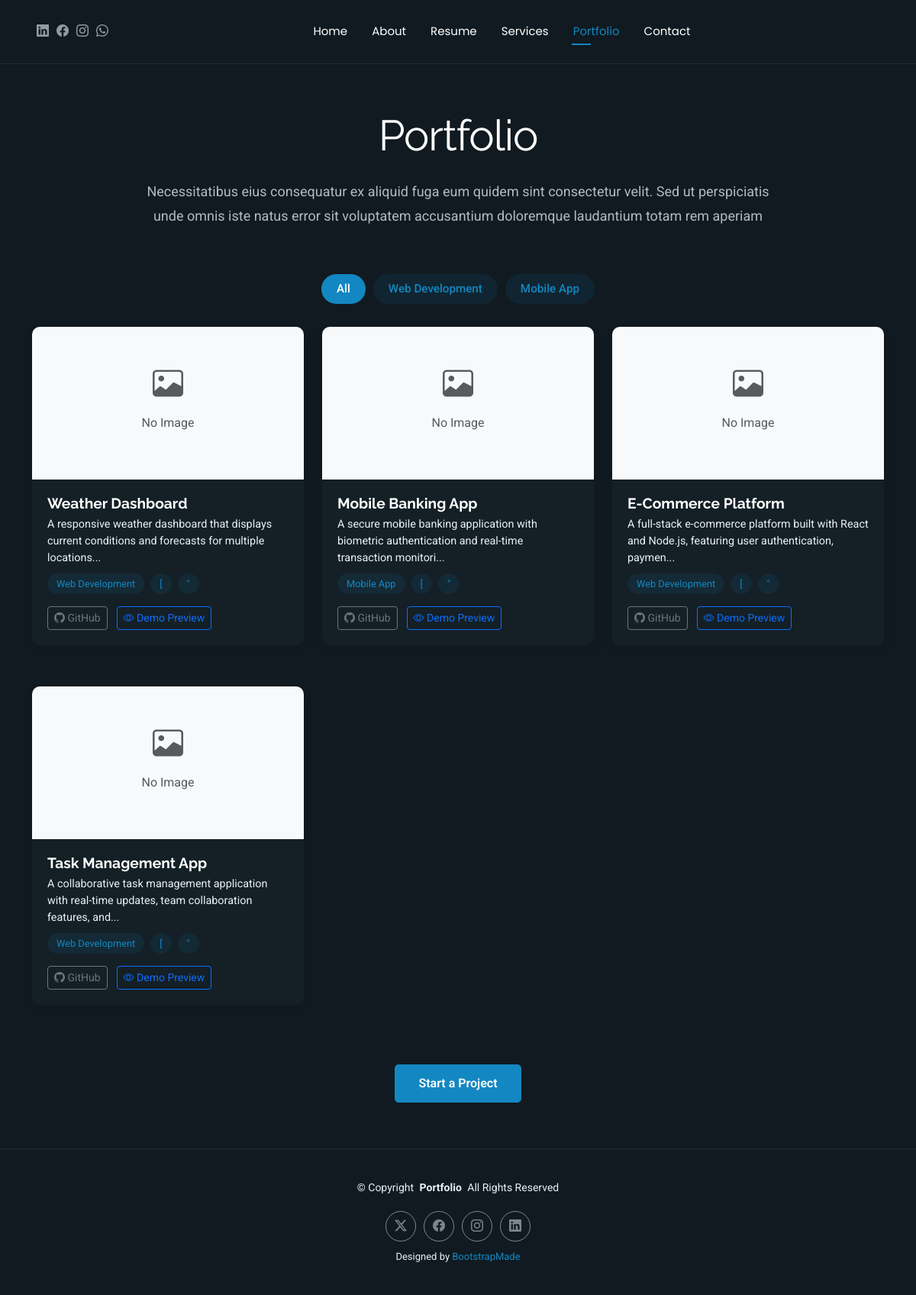
Page /portfolio on the earlier database version.
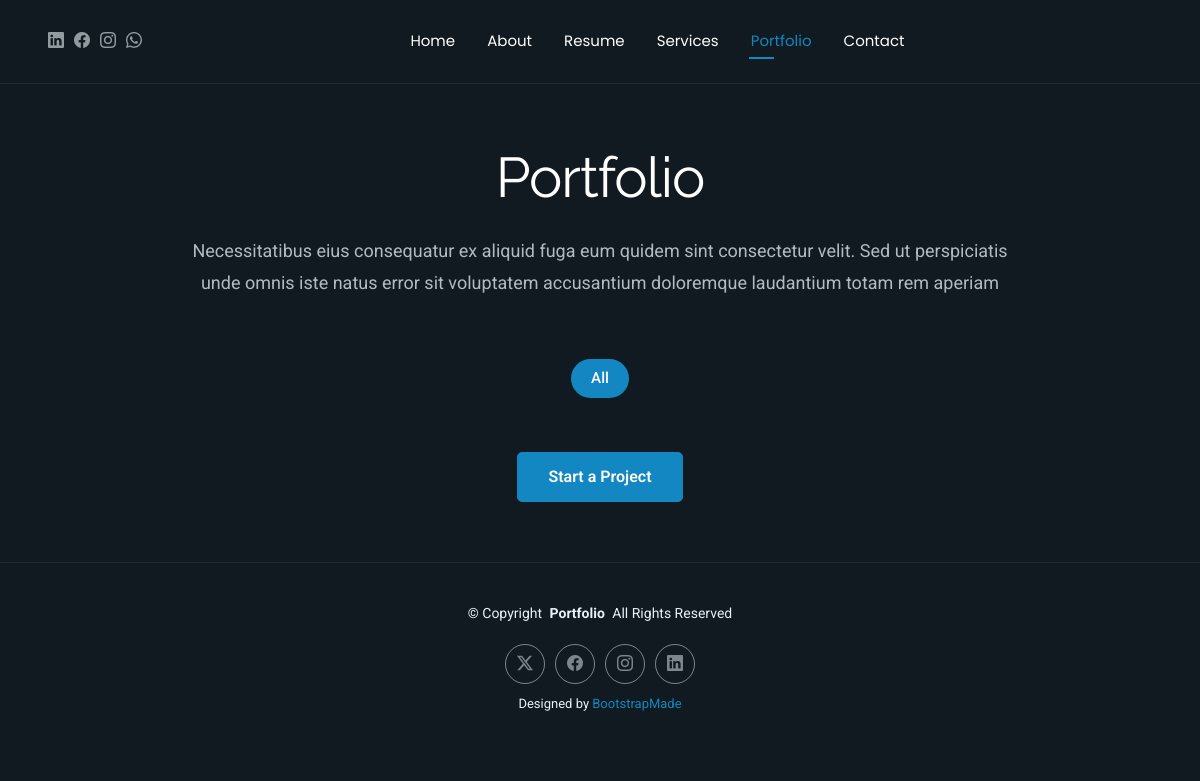
Same page on the later database version.
### app.py (models this page shows)
class Project(db.Model):
    id = db.Column(db.Integer, primary_key=True)
    title = db.Column(db.String(200), nullable=False)
    description = db.Column(db.Text, nullable=False)
    long_description = db.Column(db.Text)
    category = db.Column(db.String(100), nullable=False)
    image_url = db.Column(db.String(200))
    project_url = db.Column(db.String(200))
    github_url = db.Column(db.String(200))
    technologies = db.Column(db.Text)  # JSON string
    featured = db.Column(db.Boolean, default=False)
    created_at = db.Column(db.DateTime, default=datetime.utcnow)
    updated_at = db.Column(db.DateTime, default=datetime.utcnow, onupdate=datetime.utcnow)

### app.py (the view)
@app.route('/portfolio')
def portfolio():
    projects = Project.query.order_by(Project.created_at.desc()).all()
    categories = db.session.query(Project.category.distinct()).all()
    return render_template('portfolio.html', projects=projects, categories=[cat[0] for cat in categories])

### templates/portfolio.html (shortened to what this page needs)
{% extends "base.html" %}
{% block body_class %}portfolio-page{% endblock %}
{% block content %}
<section id="portfolio" class="portfolio section">
  <div class="container section-title" data-aos="fade-up">
    <h2>Portfolio</h2>
    <p>Necessitatibus eius consequatur ex aliquid fuga eum quidem sint consectetur velit. Sed ut perspiciatis unde omnis iste natus error sit voluptatem accusantium doloremque laudantium totam rem aperiam</p>
  </div>
  <div class="container" data-aos="fade-up" data-aos-delay="100">
    <div class="isotope-layout" data-default-filter="*" data-layout="masonry" data-sort="original-order">
      <ul class="portfolio-filters isotope-filters" data-aos="fade-up" data-aos-delay="200">
        <li data-filter="*" class="filter-active">All</li>
        {% for category in categories %}
        <li data-filter=".filter-{{ category.lower().replace(' ', '-') }}">{{ category }}</li>
        {% endfor %}
      </ul>
      <div class="row gy-4 isotope-container" data-aos="fade-up" data-aos-delay="300">
        {% for project in projects %}
        <div class="col-lg-4 col-md-6 portfolio-item isotope-item filter-{{ project.category.lower().replace(' ', '-') }}">
          <div class="portfolio-card">
            <div class="portfolio-img">
              {% if project.image_url %}
              <img src="{{ url_for('uploaded_file', filename=project.image_url) }}" alt="{{ project.title }}" class="img-fluid">
              {% else %}
              <div class="no-image-placeholder d-flex align-items-center justify-content-center bg-light" style="height: 200px;">
                <div class="text-center text-muted">
                  <i class="bi bi-image fs-1"></i>
                  <p class="mt-2">No Image</p>
                </div>
              </div>
              {% endif %}
            </div>
            <div class="portfolio-info">
              <h4>{{ project.title }}</h4>
              <p>{{ project.description[:100] }}{% if project.description|length > 100 %}...{% endif %}</p>
              <div class="portfolio-tags">
                <span>{{ project.category }}</span>
                {% if project.technologies %}
                  {% for tech in project.technologies[:2] %}
                  <span>{{ tech }}</span>
                  {% endfor %}
                {% endif %}
              </div>
              <div class="portfolio-links mt-3">
                {% if project.github_url %}
                <a href="{{ project.github_url }}" target="_blank" class="btn btn-outline-secondary btn-sm me-2" title="View on GitHub">
                  <i class="bi bi-github"></i> GitHub
                </a>
                {% endif %}
                {% if project.project_url %}
                <a href="{{ project.project_url }}" target="_blank" class="btn btn-outline-primary btn-sm" title="View Live Demo">
                  <i class="bi bi-eye"></i> Demo Preview
                </a>
                {% endif %}
              </div>
            </div>
          </div>
        </div>
        {% endfor %}
      </div>
    </div>
    <div class="text-center mt-5" data-aos="fade-up" data-aos-delay="400">
      <a href="{{ url_for('contact') }}" class="btn btn-primary">Start a Project</a>
    </div>
  </div>
</section>
{% endblock %}

Differences in the rows shown:
removed Project: image_url "No Image", title "Weather Dashboard", description "A responsive weather dashboard that displays current conditions and forecasts for multiple locations", category "Web Development", 2 "[" "\""
removed Project: image_url "No Image", title "Mobile Banking App", description "A secure mobile banking application with biometric authentication and real-time transaction monitori", category "Mobile App", 2 "[" "\""
removed Project: image_url "No Image", title "E-Commerce Platform", description "A full-stack e-commerce platform built with React and Node.js, featuring user authentication, paymen", category "Web Development", 2 "[" "\""
removed Project: image_url "No Image", title "Task Management App", description "A collaborative task management application with real-time updates, team collaboration features, and", category "Web Development", 2 "[" "\""
Other differences:
list line gone: "Web Development"
list line gone: "Mobile App"
